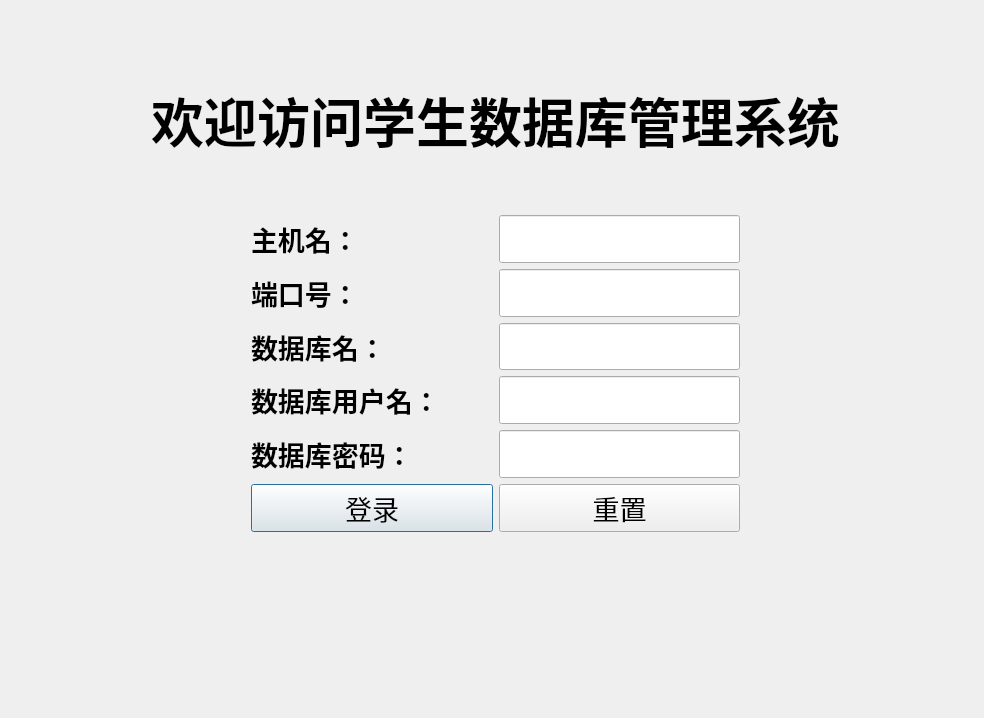
<?xml version="1.0" encoding="UTF-8"?>
<ui version="4.0">
 <class>Login</class>
 <widget class="QDialog" name="Login">
  <property name="geometry">
   <rect>
    <x>0</x>
    <y>0</y>
    <width>984</width>
    <height>718</height>
   </rect>
  </property>
  <property name="windowTitle">
   <string>Dialog</string>
  </property>
  <layout class="QGridLayout" name="gridLayout">
   <item row="0" column="1">
    <spacer name="verticalSpacer">
     <property name="orientation">
      <enum>Qt::Vertical</enum>
     </property>
     <property name="sizeType">
      <enum>QSizePolicy::Fixed</enum>
     </property>
     <property name="sizeHint" stdset="0">
      <size>
       <width>20</width>
       <height>0</height>
      </size>
     </property>
    </spacer>
   </item>
   <item row="1" column="0">
    <spacer name="horizontalSpacer">
     <property name="orientation">
      <enum>Qt::Horizontal</enum>
     </property>
     <property name="sizeHint" stdset="0">
      <size>
       <width>58</width>
       <height>20</height>
      </size>
     </property>
    </spacer>
   </item>
   <item row="1" column="1" rowspan="3">
    <layout class="QVBoxLayout" name="verticalLayout">
     <item>
      <spacer name="verticalSpacer_3">
       <property name="orientation">
        <enum>Qt::Vertical</enum>
       </property>
       <property name="sizeType">
        <enum>QSizePolicy::Fixed</enum>
       </property>
       <property name="sizeHint" stdset="0">
        <size>
         <width>20</width>
         <height>70</height>
        </size>
       </property>
      </spacer>
     </item>
     <item>
      <widget class="QLabel" name="label_hello">
       <property name="sizePolicy">
        <sizepolicy hsizetype="Preferred" vsizetype="Fixed">
         <horstretch>0</horstretch>
         <verstretch>0</verstretch>
        </sizepolicy>
       </property>
       <property name="font">
        <font>
         <family>SimSun-ExtB</family>
         <pointsize>40</pointsize>
         <weight>75</weight>
         <bold>true</bold>
        </font>
       </property>
       <property name="text">
        <string>欢迎访问学生数据库管理系统</string>
       </property>
       <property name="alignment">
        <set>Qt::AlignCenter</set>
       </property>
      </widget>
     </item>
     <item>
      <spacer name="verticalSpacer_4">
       <property name="orientation">
        <enum>Qt::Vertical</enum>
       </property>
       <property name="sizeType">
        <enum>QSizePolicy::Fixed</enum>
       </property>
       <property name="sizeHint" stdset="0">
        <size>
         <width>20</width>
         <height>50</height>
        </size>
       </property>
      </spacer>
     </item>
     <item>
      <layout class="QHBoxLayout" name="horizontalLayout_5">
       <item>
        <spacer name="horizontalSpacer_11">
         <property name="orientation">
          <enum>Qt::Horizontal</enum>
         </property>
         <property name="sizeType">
          <enum>QSizePolicy::Fixed</enum>
         </property>
         <property name="sizeHint" stdset="0">
          <size>
           <width>100</width>
           <height>20</height>
          </size>
         </property>
        </spacer>
       </item>
       <item>
        <widget class="QLabel" name="label_hostname">
         <property name="sizePolicy">
          <sizepolicy hsizetype="Expanding" vsizetype="Fixed">
           <horstretch>0</horstretch>
           <verstretch>0</verstretch>
          </sizepolicy>
         </property>
         <property name="minimumSize">
          <size>
           <width>150</width>
           <height>0</height>
          </size>
         </property>
         <property name="maximumSize">
          <size>
           <width>300</width>
           <height>50</height>
          </size>
         </property>
         <property name="font">
          <font>
           <pointsize>20</pointsize>
           <weight>75</weight>
           <bold>true</bold>
          </font>
         </property>
         <property name="text">
          <string>主机名：</string>
         </property>
         <property name="alignment">
          <set>Qt::AlignLeading|Qt::AlignLeft|Qt::AlignVCenter</set>
         </property>
        </widget>
       </item>
       <item>
        <widget class="QLineEdit" name="lineEdit_hostname">
         <property name="maximumSize">
          <size>
           <width>16777215</width>
           <height>50</height>
          </size>
         </property>
         <property name="font">
          <font>
           <pointsize>15</pointsize>
          </font>
         </property>
        </widget>
       </item>
       <item>
        <spacer name="horizontalSpacer_12">
         <property name="orientation">
          <enum>Qt::Horizontal</enum>
         </property>
         <property name="sizeType">
          <enum>QSizePolicy::Fixed</enum>
         </property>
         <property name="sizeHint" stdset="0">
          <size>
           <width>100</width>
           <height>20</height>
          </size>
         </property>
        </spacer>
       </item>
      </layout>
     </item>
     <item>
      <layout class="QHBoxLayout" name="horizontalLayout_6">
       <item>
        <spacer name="horizontalSpacer_13">
         <property name="orientation">
          <enum>Qt::Horizontal</enum>
         </property>
         <property name="sizeType">
          <enum>QSizePolicy::Fixed</enum>
         </property>
         <property name="sizeHint" stdset="0">
          <size>
           <width>100</width>
           <height>20</height>
          </size>
         </property>
        </spacer>
       </item>
       <item>
        <widget class="QLabel" name="label_port">
         <property name="sizePolicy">
          <sizepolicy hsizetype="Expanding" vsizetype="Fixed">
           <horstretch>0</horstretch>
           <verstretch>0</verstretch>
          </sizepolicy>
         </property>
         <property name="minimumSize">
          <size>
           <width>150</width>
           <height>0</height>
          </size>
         </property>
         <property name="maximumSize">
          <size>
           <width>300</width>
           <height>50</height>
          </size>
         </property>
         <property name="font">
          <font>
           <pointsize>20</pointsize>
           <weight>75</weight>
           <bold>true</bold>
          </font>
         </property>
         <property name="text">
          <string>端口号：</string>
         </property>
         <property name="alignment">
          <set>Qt::AlignLeading|Qt::AlignLeft|Qt::AlignVCenter</set>
         </property>
        </widget>
       </item>
       <item>
        <widget class="QLineEdit" name="lineEdit_port">
         <property name="maximumSize">
          <size>
           <width>16777215</width>
           <height>50</height>
          </size>
         </property>
         <property name="font">
          <font>
           <pointsize>15</pointsize>
          </font>
         </property>
        </widget>
       </item>
       <item>
        <spacer name="horizontalSpacer_14">
         <property name="orientation">
          <enum>Qt::Horizontal</enum>
         </property>
         <property name="sizeType">
          <enum>QSizePolicy::Fixed</enum>
         </property>
         <property name="sizeHint" stdset="0">
          <size>
           <width>100</width>
           <height>20</height>
          </size>
         </property>
        </spacer>
       </item>
      </layout>
     </item>
     <item>
      <layout class="QHBoxLayout" name="horizontalLayout_4">
       <item>
        <spacer name="horizontalSpacer_9">
         <property name="orientation">
          <enum>Qt::Horizontal</enum>
         </property>
         <property name="sizeType">
          <enum>QSizePolicy::Fixed</enum>
         </property>
         <property name="sizeHint" stdset="0">
          <size>
           <width>100</width>
           <height>20</height>
          </size>
         </property>
        </spacer>
       </item>
       <item>
        <widget class="QLabel" name="label_dbname">
         <property name="sizePolicy">
          <sizepolicy hsizetype="Expanding" vsizetype="Fixed">
           <horstretch>0</horstretch>
           <verstretch>0</verstretch>
          </sizepolicy>
         </property>
         <property name="minimumSize">
          <size>
           <width>150</width>
           <height>0</height>
          </size>
         </property>
         <property name="maximumSize">
          <size>
           <width>300</width>
           <height>50</height>
          </size>
         </property>
         <property name="font">
          <font>
           <pointsize>20</pointsize>
           <weight>75</weight>
           <bold>true</bold>
          </font>
         </property>
         <property name="text">
          <string>数据库名：</string>
         </property>
         <property name="alignment">
          <set>Qt::AlignLeading|Qt::AlignLeft|Qt::AlignVCenter</set>
         </property>
        </widget>
       </item>
       <item>
        <widget class="QLineEdit" name="lineEdit_dbname">
         <property name="maximumSize">
          <size>
           <width>16777215</width>
           <height>50</height>
          </size>
         </property>
         <property name="font">
          <font>
           <pointsize>15</pointsize>
          </font>
         </property>
        </widget>
       </item>
       <item>
        <spacer name="horizontalSpacer_10">
         <property name="orientation">
          <enum>Qt::Horizontal</enum>
         </property>
         <property name="sizeType">
          <enum>QSizePolicy::Fixed</enum>
         </property>
         <property name="sizeHint" stdset="0">
          <size>
           <width>100</width>
           <height>20</height>
          </size>
         </property>
        </spacer>
       </item>
      </layout>
     </item>
     <item>
      <layout class="QHBoxLayout" name="horizontalLayout">
       <item>
        <spacer name="horizontalSpacer_3">
         <property name="orientation">
          <enum>Qt::Horizontal</enum>
         </property>
         <property name="sizeType">
          <enum>QSizePolicy::Fixed</enum>
         </property>
         <property name="sizeHint" stdset="0">
          <size>
           <width>100</width>
           <height>20</height>
          </size>
         </property>
        </spacer>
       </item>
       <item>
        <widget class="QLabel" name="label_username">
         <property name="sizePolicy">
          <sizepolicy hsizetype="Expanding" vsizetype="Fixed">
           <horstretch>0</horstretch>
           <verstretch>0</verstretch>
          </sizepolicy>
         </property>
         <property name="minimumSize">
          <size>
           <width>150</width>
           <height>0</height>
          </size>
         </property>
         <property name="maximumSize">
          <size>
           <width>300</width>
           <height>50</height>
          </size>
         </property>
         <property name="font">
          <font>
           <pointsize>20</pointsize>
           <weight>75</weight>
           <bold>true</bold>
          </font>
         </property>
         <property name="text">
          <string>数据库用户名：</string>
         </property>
         <property name="alignment">
          <set>Qt::AlignLeading|Qt::AlignLeft|Qt::AlignVCenter</set>
         </property>
        </widget>
       </item>
       <item>
        <widget class="QLineEdit" name="lineEdit_username">
         <property name="maximumSize">
          <size>
           <width>16777215</width>
           <height>50</height>
          </size>
         </property>
         <property name="font">
          <font>
           <pointsize>15</pointsize>
          </font>
         </property>
        </widget>
       </item>
       <item>
        <spacer name="horizontalSpacer_4">
         <property name="orientation">
          <enum>Qt::Horizontal</enum>
         </property>
         <property name="sizeType">
          <enum>QSizePolicy::Fixed</enum>
         </property>
         <property name="sizeHint" stdset="0">
          <size>
           <width>100</width>
           <height>20</height>
          </size>
         </property>
        </spacer>
       </item>
      </layout>
     </item>
     <item>
      <layout class="QHBoxLayout" name="horizontalLayout_2">
       <item>
        <spacer name="horizontalSpacer_5">
         <property name="orientation">
          <enum>Qt::Horizontal</enum>
         </property>
         <property name="sizeType">
          <enum>QSizePolicy::Fixed</enum>
         </property>
         <property name="sizeHint" stdset="0">
          <size>
           <width>100</width>
           <height>20</height>
          </size>
         </property>
        </spacer>
       </item>
       <item>
        <widget class="QLabel" name="label_password">
         <property name="sizePolicy">
          <sizepolicy hsizetype="Expanding" vsizetype="Fixed">
           <horstretch>0</horstretch>
           <verstretch>0</verstretch>
          </sizepolicy>
         </property>
         <property name="minimumSize">
          <size>
           <width>150</width>
           <height>0</height>
          </size>
         </property>
         <property name="maximumSize">
          <size>
           <width>300</width>
           <height>50</height>
          </size>
         </property>
         <property name="font">
          <font>
           <pointsize>20</pointsize>
           <weight>75</weight>
           <bold>true</bold>
          </font>
         </property>
         <property name="text">
          <string>数据库密码：</string>
         </property>
         <property name="alignment">
          <set>Qt::AlignLeading|Qt::AlignLeft|Qt::AlignVCenter</set>
         </property>
        </widget>
       </item>
       <item>
        <widget class="QLineEdit" name="lineEdit_password">
         <property name="maximumSize">
          <size>
           <width>16777215</width>
           <height>50</height>
          </size>
         </property>
         <property name="font">
          <font>
           <pointsize>12</pointsize>
          </font>
         </property>
         <property name="echoMode">
          <enum>QLineEdit::Password</enum>
         </property>
        </widget>
       </item>
       <item>
        <spacer name="horizontalSpacer_6">
         <property name="orientation">
          <enum>Qt::Horizontal</enum>
         </property>
         <property name="sizeType">
          <enum>QSizePolicy::Fixed</enum>
         </property>
         <property name="sizeHint" stdset="0">
          <size>
           <width>100</width>
           <height>20</height>
          </size>
         </property>
        </spacer>
       </item>
      </layout>
     </item>
     <item>
      <layout class="QHBoxLayout" name="horizontalLayout_3">
       <item>
        <spacer name="horizontalSpacer_7">
         <property name="orientation">
          <enum>Qt::Horizontal</enum>
         </property>
         <property name="sizeType">
          <enum>QSizePolicy::Fixed</enum>
         </property>
         <property name="sizeHint" stdset="0">
          <size>
           <width>100</width>
           <height>20</height>
          </size>
         </property>
        </spacer>
       </item>
       <item>
        <widget class="QPushButton" name="pushButton_login">
         <property name="sizePolicy">
          <sizepolicy hsizetype="Expanding" vsizetype="Fixed">
           <horstretch>0</horstretch>
           <verstretch>0</verstretch>
          </sizepolicy>
         </property>
         <property name="maximumSize">
          <size>
           <width>16777215</width>
           <height>50</height>
          </size>
         </property>
         <property name="font">
          <font>
           <pointsize>20</pointsize>
          </font>
         </property>
         <property name="text">
          <string>登录</string>
         </property>
        </widget>
       </item>
       <item>
        <widget class="QPushButton" name="pushButton_reset">
         <property name="sizePolicy">
          <sizepolicy hsizetype="Expanding" vsizetype="Fixed">
           <horstretch>0</horstretch>
           <verstretch>0</verstretch>
          </sizepolicy>
         </property>
         <property name="minimumSize">
          <size>
           <width>0</width>
           <height>0</height>
          </size>
         </property>
         <property name="maximumSize">
          <size>
           <width>16777215</width>
           <height>50</height>
          </size>
         </property>
         <property name="font">
          <font>
           <pointsize>20</pointsize>
          </font>
         </property>
         <property name="text">
          <string>重置</string>
         </property>
        </widget>
       </item>
       <item>
        <spacer name="horizontalSpacer_8">
         <property name="orientation">
          <enum>Qt::Horizontal</enum>
         </property>
         <property name="sizeType">
          <enum>QSizePolicy::Fixed</enum>
         </property>
         <property name="sizeHint" stdset="0">
          <size>
           <width>100</width>
           <height>20</height>
          </size>
         </property>
        </spacer>
       </item>
      </layout>
     </item>
    </layout>
   </item>
   <item row="2" column="2">
    <spacer name="horizontalSpacer_2">
     <property name="orientation">
      <enum>Qt::Horizontal</enum>
     </property>
     <property name="sizeType">
      <enum>QSizePolicy::MinimumExpanding</enum>
     </property>
     <property name="sizeHint" stdset="0">
      <size>
       <width>58</width>
       <height>20</height>
      </size>
     </property>
    </spacer>
   </item>
   <item row="3" column="0">
    <widget class="QLabel" name="label_loginDisplay">
     <property name="maximumSize">
      <size>
       <width>16777215</width>
       <height>50</height>
      </size>
     </property>
     <property name="font">
      <font>
       <pointsize>20</pointsize>
      </font>
     </property>
     <property name="text">
      <string/>
     </property>
     <property name="alignment">
      <set>Qt::AlignCenter</set>
     </property>
    </widget>
   </item>
   <item row="4" column="1">
    <spacer name="verticalSpacer_2">
     <property name="orientation">
      <enum>Qt::Vertical</enum>
     </property>
     <property name="sizeType">
      <enum>QSizePolicy::Fixed</enum>
     </property>
     <property name="sizeHint" stdset="0">
      <size>
       <width>20</width>
       <height>175</height>
      </size>
     </property>
    </spacer>
   </item>
  </layout>
 </widget>
 <resources/>
 <connections/>
</ui>
